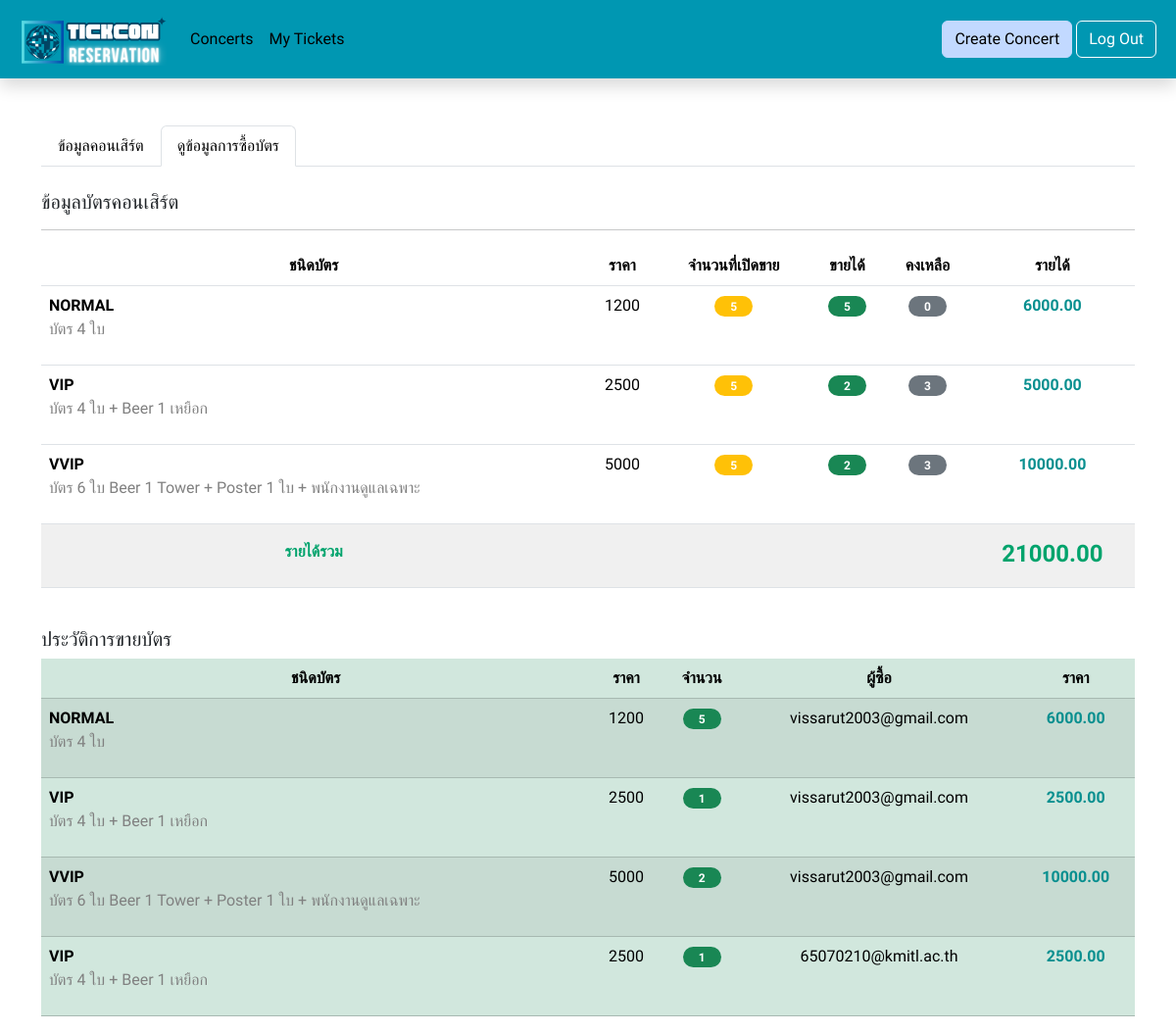
Screenshot of /all_final/each_my_concert_stat.php?concert_id=1 (signed in) with the database file from the repository.
### tables this page shows
CREATE TABLE "ticket_detail" (
	"detail_id"	INTEGER NOT NULL UNIQUE,
	"name"	TEXT NOT NULL,
	"description"	TEXT,
	"price"	INTEGER NOT NULL,
	"concert_id"	INTEGER NOT NULL,
	"amount"	INTEGER NOT NULL,
	PRIMARY KEY("detail_id" AUTOINCREMENT),
	FOREIGN KEY("concert_id") REFERENCES "concert"("concert_id")
);

CREATE TABLE "ticket" (
	"ticket_id"	INTEGER NOT NULL UNIQUE,
	"detail_id"	INTEGER NOT NULL,
	"payment_id"	TEXT,
	FOREIGN KEY("detail_id") REFERENCES "ticket_detail"("detail_id"),
	PRIMARY KEY("ticket_id" AUTOINCREMENT)
);

CREATE TABLE "member" (
	"member_id"	INTEGER NOT NULL UNIQUE,
	"email"	TEXT NOT NULL,
	"password"	TEXT NOT NULL,
	"type"	TEXT NOT NULL,
	"firstname"	TEXT,
	"lastname"	TEXT,
	PRIMARY KEY("member_id" AUTOINCREMENT)
);

### all_final/each_my_concert_stat.php (the view, shortened to what this page needs)
<!DOCTYPE html>
<html lang="en">
<head>
    <link href="https://cdn.jsdelivr.net/npm/bootstrap@5.3.2/dist/css/bootstrap.min.css" rel="stylesheet"
>
</head>
<body>
    <nav class="navbar navbar-expand-md sticky-top shadow p-2 mb-5 " style="background-color : #0097B2">
        <div class="container-fluid">
            <a class="navbar-brand" href="index_user.php">
                <img src="upload/logo/TICKCON.png" alt="Logo" width="150px" class="d-inline-block align-text-top">
            </a>
            <div class="collapse navbar-collapse" id="navbarSupportedContent">
                <ul class="navbar-nav me-auto mb-2 mb-lg-0 p-1 ms-0 ps-0">
                    <li class="nav-item">
                        <a class="nav-link-1 nav-link " href="index_user.php">Concerts</a>
                    </li>
                    <li class="nav-item">
                        <a class=" nav-link-1 nav-link" href="myticket.php">My Tickets</a>
                    </li>
                </ul>
                <form class="d-flex mb-2 mb-lg-0 me-1" action="createcon_db.php">
                    <button class="btn btn-light" type="submit">Create Concert</button>
                </form>
                <form class="d-flex mb-2 mb-lg-0" action="index_notlogin.php">
                    <button class="btn btn-outline-danger" type="submit">Log Out</button>
                </form>
            </div>
        </div>
    </nav>
    <?php
    $concert_id = $_SESSION['concert_id'];
    require_once 'config/db.php';
    echo '<div class="container">
        <ul class="nav nav-tabs">
        <li class="nav-item">
            <a class="nav-link1 nav-link" href="each_my_concert.php">ข้อมูลคอนเสิร์ต</a>
        </li>
        <li class="nav-item">
            <a class="nav-link1 nav-link active" aria-current="page" href="each_my_concert_stat.php" >ดูข้อมูลการซื้อบัตร</a>
        </li>
        </ul><br><h5>ข้อมูลบัตรคอนเสิร์ต</h5><hr>';
    $sql2 = <<<EOF
        SELECT *
        FROM ticket_detail
        WHERE concert_id = $concert_id;
        ORDER BY detail_id
        EOF;
    $ret2 = $db->query($sql2);
    $sql_amount_buy = <<<EOF
        SELECT COUNT(CASE WHEN payment_id IS NOT NULL THEN detail_id END) AS amount_sell
        FROM ticket t
        JOIN ticket_detail td
        USING (detail_id)
        WHERE concert_id = $concert_id
        GROUP BY detail_id
        ORDER BY detail_id
        EOF;
    $ret_amount_buy = $db->query($sql_amount_buy);
    $total_earn = 0;
    echo '<table class="table  table-hover text-center">
        <thead>
            <tr >
            <th scope="col">ชนิดบัตร</th>
            <th scope="col">ราคา</th>
            <th scope="col">จำนวนที่เปิดขาย</th>
            <th scope="col">ขายได้</th>
            <th scope="col">คงเหลือ</th>
            <th scope="col">รายได้</th>
            </tr>
        </thead><tbody>';
    while ($row2 = $ret2->fetchArray(SQLITE3_ASSOC)) {
        $row_amount_buy = $ret_amount_buy->fetchArray(SQLITE3_ASSOC);
        echo '<tr>
            <td class="text-start"><b>' . $row2['name'] . '</b><p style = "color:#808080">' . $row2['description'] . '</p></td>
            <td>' . $row2['price'] . '</td>
            <td><span class="badge bg-warning rounded-pill px-3">' . $row2['amount'] . '</span></td>
            <td><span class="badge bg-success rounded-pill px-3">' . $row_amount_buy['amount_sell'] . '</span></td>
            <td><span class="badge bg-secondary rounded-pill px-3">' . $row2['amount'] - $row_amount_buy['amount_sell'] . '</span></td>
            <td><p style= "color:#088F8F"><b>' . number_format((float) $row2['price'] * $row_amount_buy['amount_sell'], 2, '.', '') . '</b></p></td>
          </tr>';
        $total_earn = $total_earn + ($row2['price'] * $row_amount_buy['amount_sell']);
    }
    echo '<tr >
        <td class=" align-items-center pt-3" style = "background-color: #F0F0F0;"><p style = "color:#00A36C"><b>รายได้รวม</b></p></td>
        <td style = "background-color: #F0F0F0;"></td>
        <td style = "background-color: #F0F0F0;"></td>
        <td style = "background-color: #F0F0F0;"></td>
        <td style = "background-color: #F0F0F0;"></td>
        <td class=" align-items-center pt-3" style = "color:#00A36C; background-color: #F0F0F0;"><h4><b>' . number_format((float) $total_earn, 2, '.', '') . '</b></h4></td>
      </tr></tbody></table>';
    echo '</div>';
    $sql_sell_history = <<<EOF
        SELECT * , COUNT(*)
        FROM ticket
        JOIN ticket_detail
        USING (detail_id)
        JOIN payment
        USING (payment_id)
        JOIN member
        USING (member_id)
        WHERE concert_id = $concert_id AND payment_id is not null
        GROUP BY member_id, detail_id;
        EOF;
    $ret_sell_history = $db->query($sql_sell_history);
    $count_sell = 0;
    while ($row_sell_history = $ret_sell_history->fetchArray(SQLITE3_ASSOC)) {
        $count_sell++;
    }
    $sql_sell_history = <<<EOF
        SELECT * , COUNT(*)
        FROM ticket
        JOIN ticket_detail
        USING (detail_id)
        JOIN payment
        USING (payment_id)
        JOIN member
        USING (member_id)
        WHERE concert_id = $concert_id AND payment_id is not null
        GROUP BY member_id, detail_id;
        EOF;
    $ret_sell_history = $db->query($sql_sell_history);
    echo '<br><div class="container"><h5>ประวัติการขายบัตร</h5><div class="overflow-auto">';
    if ($count_sell > 0) {
        echo '<table class="table table-success  table-striped text-center">
        <thead>
            <tr>
            <th scope="col">ชนิดบัตร</th>
            <th scope="col">ราคา</th>
            <th scope="col">จำนวน</th>
            <th scope="col">ผู้ซื้อ</th>
            <th scope="col">ราคา</th>
            </tr>
        </thead><tbody>';
        while ($row_sell_history = $ret_sell_history->fetchArray(SQLITE3_ASSOC)) {
            echo '<tr>
            <td class="text-start"><b>' . $row_sell_history['name'] . '</b><p style = "color:#808080">' . $row_sell_history['description'] . '</p></td>
            <td>' . $row_sell_history['price'] . '</td>
            <td><span class="badge bg-success rounded-pill px-3">' . $row_sell_history['COUNT(*)'] . '</span></td>
            <td>' . $row_sell_history['email'] . '</td>
            <td><p style= "color:#088F8F"><b>' . number_format((float) $row_sell_history['COUNT(*)'] * $row_sell_history['price'], 2, '.', '') . '</b></p></td>
            </tr>';
        }
        echo '</tbody></table>';
    } else {
        echo 'ยังไม่มีการขายบัตร';
    }
    echo '</div></div>';
    ?>
</body>
</html>

### all_final/each_my_concert_stat.php (style rules this page uses)
* { font-family: 'Dosis', sans-serif; }
.navbar-brand { font-family: 'Mohave', sans-serif; }
.container-fluid { color: white; }
.btn-light { background-color: #C2D9FF; border-color: #C2D9FF; }
.btn-outline-danger { color: white; border-color: white; }
.nav-link { text-decoration: none; color: #000000; }

### rows the page displays
ticket_detail: name "NORMAL", description "บัตร 4 ใบ", price "1200", amount "5", amount_sell "5", amount_sell "0", amount_sell "6000.00"
ticket_detail: name "VIP", description "บัตร 4 ใบ + Beer 1 เหยือก", price "2500", amount "5", amount_sell "2", amount_sell "3", amount_sell "5000.00"
ticket_detail: name "VVIP", description "บัตร 6 ใบ Beer 1 Tower + Poster 1 ใบ + พนักงานดูแลเฉพาะ", price "5000", amount "5", amount_sell "2", amount_sell "3", amount_sell "10000.00"
ticket: detail.name "NORMAL", detail.description "บัตร 4 ใบ", detail.price "1200", COUNT "5", member.email "vissarut2003@gmail.com", price "6000.00"
ticket: detail.name "VIP", detail.description "บัตร 4 ใบ + Beer 1 เหยือก", detail.price "2500", COUNT "1", member.email "vissarut2003@gmail.com", price "2500.00"
ticket: detail.name "VVIP", detail.description "บัตร 6 ใบ Beer 1 Tower + Poster 1 ใบ + พนักงานดูแลเฉพาะ", detail.price "5000", COUNT "2", member.email "vissarut2003@gmail.com", price "10000.00"
ticket: detail.name "VIP", detail.description "บัตร 4 ใบ + Beer 1 เหยือก", detail.price "2500", COUNT "1", member.email "65070210@kmitl.ac.th", price "2500.00"

### other values shown
$total_earn "21000.00"
